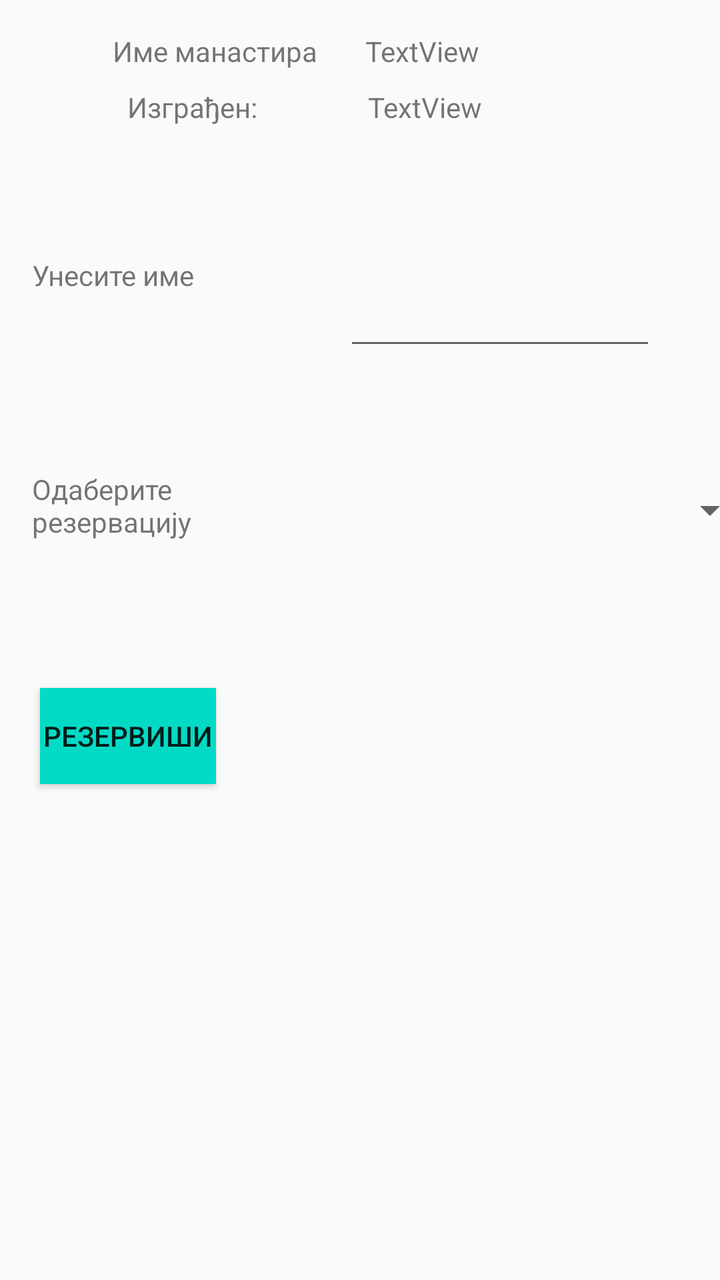
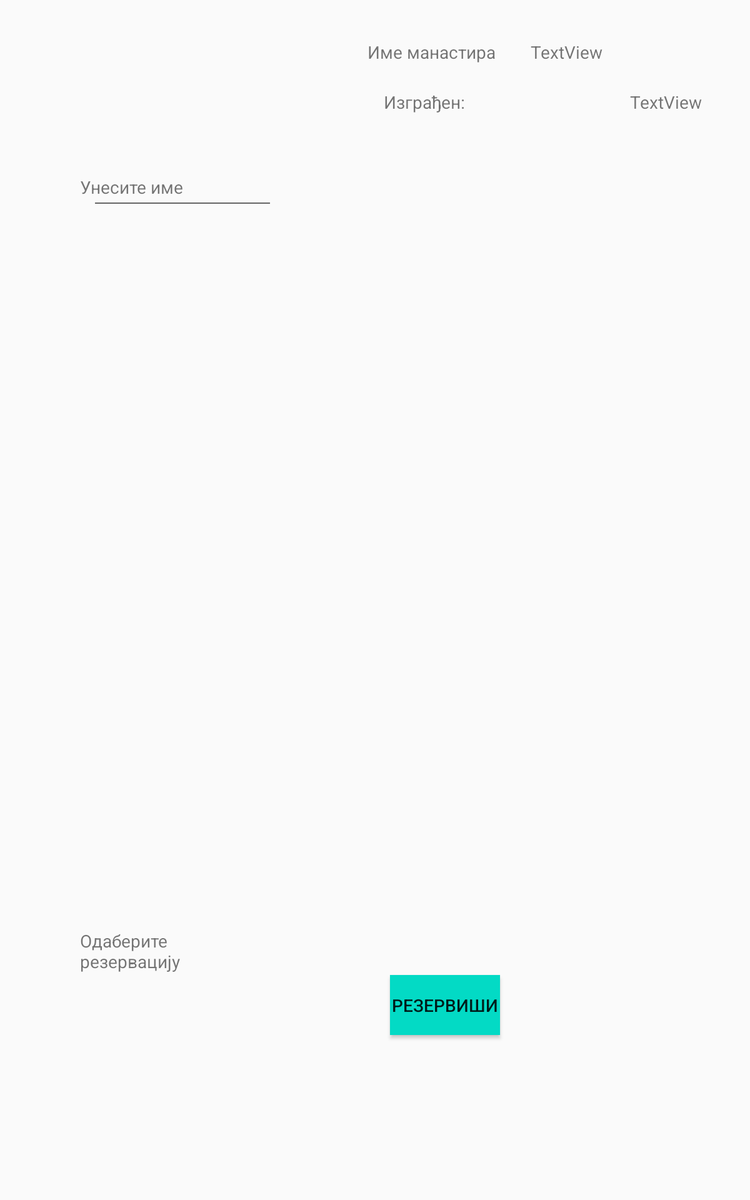

An Android layout and its configuration variant, each rendered on a device that would load it. The default file and the variant file are quoted in full after the pictures.
<!-- AndroidManifest.xml: application theme AppTheme -->
<!-- res/layout/fragment_rezervacija.xml -->
<?xml version="1.0" encoding="utf-8"?>
<androidx.constraintlayout.widget.ConstraintLayout xmlns:android="http://schemas.android.com/apk/res/android"
    xmlns:app="http://schemas.android.com/apk/res-auto"
    xmlns:tools="http://schemas.android.com/tools"
    android:id="@+id/name"
    android:layout_width="match_parent"
    android:layout_height="match_parent"
    tools:context=".RezervacijaFragment">

    <EditText
        android:id="@+id/editTextTextPersonName2"
        android:layout_width="156dp"
        android:layout_height="64dp"
        android:layout_marginTop="116dp"
        android:layout_marginEnd="32dp"
        android:layout_marginRight="32dp"
        android:ems="10"
        android:inputType="textPersonName"
        app:layout_constraintEnd_toEndOf="parent"
        app:layout_constraintTop_toTopOf="parent" />

    <Button
        android:id="@+id/button3"
        android:layout_width="wrap_content"
        android:layout_height="wrap_content"
        android:layout_marginEnd="252dp"
        android:layout_marginRight="252dp"
        android:layout_marginBottom="248dp"
        android:background="@color/colorAccent"
        android:text="Резервиши"
        app:layout_constraintBottom_toBottomOf="parent"
        app:layout_constraintEnd_toEndOf="parent" />

    <TextView
        android:id="@+id/textView6"
        android:layout_width="wrap_content"
        android:layout_height="wrap_content"
        android:layout_marginStart="184dp"
        android:layout_marginLeft="184dp"
        android:layout_marginTop="44dp"
        android:gravity="center"
        android:text="TextView"
        app:layout_constraintStart_toStartOf="parent"
        app:layout_constraintTop_toTopOf="parent" />

    <TextView
        android:id="@+id/textView3"
        android:layout_width="wrap_content"
        android:layout_height="wrap_content"
        android:layout_marginTop="44dp"
        android:text="Изграђен: "
        app:layout_constraintEnd_toEndOf="parent"
        app:layout_constraintHorizontal_bias="0.218"
        app:layout_constraintStart_toStartOf="parent"
        app:layout_constraintTop_toTopOf="parent" />

    <TextView
        android:id="@+id/textView7"
        android:layout_width="wrap_content"
        android:layout_height="wrap_content"
        android:layout_marginStart="16dp"
        android:layout_marginLeft="16dp"
        android:layout_marginTop="128dp"
        android:text="Унесите име"
        app:layout_constraintStart_toStartOf="parent"
        app:layout_constraintTop_toTopOf="parent" />

    <TextView
        android:id="@+id/textView4"
        android:layout_width="wrap_content"
        android:layout_height="wrap_content"
        android:layout_marginStart="24dp"
        android:layout_marginLeft="24dp"
        android:layout_marginTop="16dp"
        android:gravity="center"
        android:text="TextView"
        app:layout_constraintStart_toEndOf="@+id/textView2"
        app:layout_constraintTop_toTopOf="parent" />

    <TextView
        android:id="@+id/textView9"
        android:layout_width="109dp"
        android:layout_height="45dp"
        android:layout_marginStart="16dp"
        android:layout_marginLeft="16dp"
        android:layout_marginBottom="360dp"
        android:text="Одаберите резервацију"
        app:layout_constraintBottom_toBottomOf="parent"
        app:layout_constraintStart_toStartOf="parent" />

    <TextView
        android:id="@+id/textView2"
        android:layout_width="wrap_content"
        android:layout_height="wrap_content"
        android:layout_marginTop="16dp"
        android:text="Име манастира"
        app:layout_constraintEnd_toEndOf="parent"
        app:layout_constraintHorizontal_bias="0.218"
        app:layout_constraintStart_toStartOf="parent"
        app:layout_constraintTop_toTopOf="parent" />

    <TextView
        android:id="@+id/rezT"
        android:layout_width="101dp"
        android:layout_height="52dp"
        android:layout_marginEnd="72dp"
        android:layout_marginRight="72dp"
        android:layout_marginBottom="244dp"
        app:layout_constraintBottom_toBottomOf="parent"
        app:layout_constraintEnd_toEndOf="parent" />

    <Spinner
        android:id="@+id/listaDatuma"
        android:layout_width="207dp"
        android:layout_height="50dp"
        android:layout_marginStart="172dp"
        android:layout_marginLeft="172dp"
        android:layout_marginBottom="360dp"
        app:layout_constraintBottom_toBottomOf="parent"
        app:layout_constraintStart_toStartOf="parent" />

</androidx.constraintlayout.widget.ConstraintLayout>
<!-- resources referenced by this layout -->
<resources>
  <style name="AppTheme" parent="Theme.AppCompat.Light">
          
          <item name="colorPrimary">@color/colorPrimary</item>
          <item name="colorPrimaryDark">@color/colorPrimaryDark</item>
          <item name="colorAccent">@color/colorAccent</item>
          <item name="android:windowNoTitle">true</item>
          <item name="android:windowActionBar">true</item>
          <item name="android:windowFullscreen">true</item>
          <item name="android:windowContentOverlay">@null</item>
      </style>
</resources>
<!-- res/layout-sw600dp/fragment_rezervacija.xml (the repository's variant of the layout above) -->
<!-- drawn on a 7-inch tablet held upright -->
<?xml version="1.0" encoding="utf-8"?>
<androidx.constraintlayout.widget.ConstraintLayout xmlns:android="http://schemas.android.com/apk/res/android"
    xmlns:app="http://schemas.android.com/apk/res-auto"
    xmlns:tools="http://schemas.android.com/tools"
    android:id="@+id/name"
    android:layout_width="match_parent"
    android:layout_height="match_parent"
    tools:context=".RezervacijaFragment">

    <ListView
        android:id="@+id/listaDatuma"
        android:layout_width="187dp"
        android:layout_height="46dp"
        android:layout_marginEnd="348dp"
        android:layout_marginRight="348dp"
        android:layout_marginBottom="168dp"
        app:layout_constraintBottom_toBottomOf="parent"
        app:layout_constraintEnd_toEndOf="parent" />

    <EditText
        android:id="@+id/editTextTextPersonName2"
        android:layout_width="148dp"
        android:layout_height="39dp"
        android:layout_marginTop="132dp"
        android:layout_marginEnd="380dp"
        android:layout_marginRight="380dp"
        android:ems="10"
        android:inputType="textPersonName"
        app:layout_constraintEnd_toEndOf="parent"
        app:layout_constraintTop_toTopOf="parent" />

    <Button
        android:id="@+id/button3"
        android:layout_width="wrap_content"
        android:layout_height="wrap_content"
        android:layout_marginEnd="200dp"
        android:layout_marginRight="200dp"
        android:layout_marginBottom="132dp"
        android:background="@color/colorAccent"
        android:text="Резервиши"
        app:layout_constraintBottom_toBottomOf="parent"
        app:layout_constraintEnd_toEndOf="parent" />

    <TextView
        android:id="@+id/textView6"
        android:layout_width="wrap_content"
        android:layout_height="wrap_content"
        android:layout_marginStart="504dp"
        android:layout_marginLeft="504dp"
        android:layout_marginTop="72dp"
        android:gravity="center"
        android:text="TextView"
        app:layout_constraintStart_toStartOf="parent"
        app:layout_constraintTop_toTopOf="parent" />

    <TextView
        android:id="@+id/textView3"
        android:layout_width="wrap_content"
        android:layout_height="wrap_content"
        android:layout_marginTop="72dp"
        android:text="Изграђен: "
        app:layout_constraintEnd_toEndOf="parent"
        app:layout_constraintHorizontal_bias="0.578"
        app:layout_constraintStart_toStartOf="parent"
        app:layout_constraintTop_toTopOf="parent" />

    <TextView
        android:id="@+id/textView7"
        android:layout_width="wrap_content"
        android:layout_height="wrap_content"
        android:layout_marginStart="64dp"
        android:layout_marginLeft="64dp"
        android:layout_marginTop="140dp"
        android:text="Унесите име"
        app:layout_constraintStart_toStartOf="parent"
        app:layout_constraintTop_toTopOf="parent" />

    <TextView
        android:id="@+id/textView4"
        android:layout_width="wrap_content"
        android:layout_height="wrap_content"
        android:layout_marginStart="28dp"
        android:layout_marginLeft="28dp"
        android:layout_marginTop="32dp"
        android:gravity="center"
        android:text="TextView"
        app:layout_constraintStart_toEndOf="@+id/textView2"
        app:layout_constraintTop_toTopOf="parent" />

    <TextView
        android:id="@+id/textView9"
        android:layout_width="109dp"
        android:layout_height="45dp"
        android:layout_marginStart="64dp"
        android:layout_marginLeft="64dp"
        android:layout_marginBottom="172dp"
        android:text="Одаберите резервацију"
        app:layout_constraintBottom_toBottomOf="parent"
        app:layout_constraintStart_toStartOf="parent" />

    <TextView
        android:id="@+id/textView2"
        android:layout_width="wrap_content"
        android:layout_height="wrap_content"
        android:layout_marginTop="32dp"
        android:text="Име манастира"
        app:layout_constraintEnd_toEndOf="parent"
        app:layout_constraintHorizontal_bias="0.591"
        app:layout_constraintStart_toStartOf="parent"
        app:layout_constraintTop_toTopOf="parent" />

    <TextView
        android:id="@+id/rezT"
        android:layout_width="98dp"
        android:layout_height="14dp"
        android:layout_marginEnd="188dp"
        android:layout_marginRight="188dp"
        android:layout_marginBottom="104dp"
        app:layout_constraintBottom_toBottomOf="parent"
        app:layout_constraintEnd_toEndOf="parent" />

</androidx.constraintlayout.widget.ConstraintLayout>
